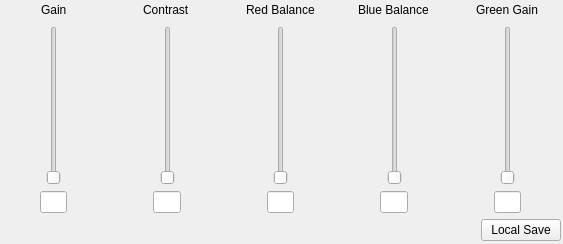
<?xml version="1.0" encoding="UTF-8"?>
<ui version="4.0">
 <class>KccCameraSettings</class>
 <widget class="QWidget" name="KccCameraSettings">
  <property name="geometry">
   <rect>
    <x>0</x>
    <y>0</y>
    <width>563</width>
    <height>244</height>
   </rect>
  </property>
  <property name="sizePolicy">
   <sizepolicy hsizetype="Fixed" vsizetype="Fixed">
    <horstretch>0</horstretch>
    <verstretch>0</verstretch>
   </sizepolicy>
  </property>
  <property name="windowTitle">
   <string>Form</string>
  </property>
  <widget class="QWidget" name="">
   <property name="geometry">
    <rect>
     <x>0</x>
     <y>0</y>
     <width>561</width>
     <height>241</height>
    </rect>
   </property>
   <layout class="QVBoxLayout" name="verticalLayout_6">
    <item>
     <layout class="QHBoxLayout" name="horizontalLayout_16">
      <item>
       <layout class="QVBoxLayout" name="verticalLayout">
        <item>
         <layout class="QHBoxLayout" name="horizontalLayout_2">
          <item>
           <spacer name="horizontalSpacer_4">
            <property name="orientation">
             <enum>Qt::Horizontal</enum>
            </property>
            <property name="sizeHint" stdset="0">
             <size>
              <width>40</width>
              <height>20</height>
             </size>
            </property>
           </spacer>
          </item>
          <item>
           <widget class="QLabel" name="label">
            <property name="text">
             <string>Gain</string>
            </property>
           </widget>
          </item>
          <item>
           <spacer name="horizontalSpacer_3">
            <property name="orientation">
             <enum>Qt::Horizontal</enum>
            </property>
            <property name="sizeHint" stdset="0">
             <size>
              <width>40</width>
              <height>20</height>
             </size>
            </property>
           </spacer>
          </item>
         </layout>
        </item>
        <item>
         <layout class="QHBoxLayout" name="horizontalLayout">
          <item>
           <spacer name="horizontalSpacer_2">
            <property name="orientation">
             <enum>Qt::Horizontal</enum>
            </property>
            <property name="sizeHint" stdset="0">
             <size>
              <width>40</width>
              <height>20</height>
             </size>
            </property>
           </spacer>
          </item>
          <item>
           <widget class="QSlider" name="gainSlider">
            <property name="maximum">
             <number>496</number>
            </property>
            <property name="orientation">
             <enum>Qt::Vertical</enum>
            </property>
           </widget>
          </item>
          <item>
           <spacer name="horizontalSpacer">
            <property name="orientation">
             <enum>Qt::Horizontal</enum>
            </property>
            <property name="sizeHint" stdset="0">
             <size>
              <width>40</width>
              <height>20</height>
             </size>
            </property>
           </spacer>
          </item>
         </layout>
        </item>
        <item>
         <layout class="QHBoxLayout" name="horizontalLayout_3">
          <item>
           <spacer name="horizontalSpacer_6">
            <property name="orientation">
             <enum>Qt::Horizontal</enum>
            </property>
            <property name="sizeHint" stdset="0">
             <size>
              <width>40</width>
              <height>20</height>
             </size>
            </property>
           </spacer>
          </item>
          <item>
           <widget class="QLineEdit" name="lineEdit">
            <property name="sizePolicy">
             <sizepolicy hsizetype="Maximum" vsizetype="Maximum">
              <horstretch>50</horstretch>
              <verstretch>50</verstretch>
             </sizepolicy>
            </property>
            <property name="alignment">
             <set>Qt::AlignCenter</set>
            </property>
           </widget>
          </item>
          <item>
           <spacer name="horizontalSpacer_5">
            <property name="orientation">
             <enum>Qt::Horizontal</enum>
            </property>
            <property name="sizeHint" stdset="0">
             <size>
              <width>40</width>
              <height>20</height>
             </size>
            </property>
           </spacer>
          </item>
         </layout>
        </item>
       </layout>
      </item>
      <item>
       <layout class="QVBoxLayout" name="verticalLayout_5">
        <item>
         <layout class="QHBoxLayout" name="horizontalLayout_15">
          <item>
           <spacer name="horizontalSpacer_27">
            <property name="orientation">
             <enum>Qt::Horizontal</enum>
            </property>
            <property name="sizeHint" stdset="0">
             <size>
              <width>40</width>
              <height>20</height>
             </size>
            </property>
           </spacer>
          </item>
          <item>
           <widget class="QLabel" name="label_4">
            <property name="text">
             <string>Contrast</string>
            </property>
           </widget>
          </item>
          <item>
           <spacer name="horizontalSpacer_28">
            <property name="orientation">
             <enum>Qt::Horizontal</enum>
            </property>
            <property name="sizeHint" stdset="0">
             <size>
              <width>40</width>
              <height>20</height>
             </size>
            </property>
           </spacer>
          </item>
         </layout>
        </item>
        <item>
         <layout class="QHBoxLayout" name="horizontalLayout_14">
          <item>
           <spacer name="horizontalSpacer_25">
            <property name="orientation">
             <enum>Qt::Horizontal</enum>
            </property>
            <property name="sizeHint" stdset="0">
             <size>
              <width>40</width>
              <height>20</height>
             </size>
            </property>
           </spacer>
          </item>
          <item>
           <widget class="QSlider" name="contrastSlider">
            <property name="maximum">
             <number>255</number>
            </property>
            <property name="orientation">
             <enum>Qt::Vertical</enum>
            </property>
           </widget>
          </item>
          <item>
           <spacer name="horizontalSpacer_26">
            <property name="orientation">
             <enum>Qt::Horizontal</enum>
            </property>
            <property name="sizeHint" stdset="0">
             <size>
              <width>40</width>
              <height>20</height>
             </size>
            </property>
           </spacer>
          </item>
         </layout>
        </item>
        <item>
         <layout class="QHBoxLayout" name="horizontalLayout_13">
          <item>
           <spacer name="horizontalSpacer_30">
            <property name="orientation">
             <enum>Qt::Horizontal</enum>
            </property>
            <property name="sizeHint" stdset="0">
             <size>
              <width>40</width>
              <height>20</height>
             </size>
            </property>
           </spacer>
          </item>
          <item>
           <widget class="QLineEdit" name="lineEdit_5">
            <property name="sizePolicy">
             <sizepolicy hsizetype="Maximum" vsizetype="Maximum">
              <horstretch>50</horstretch>
              <verstretch>50</verstretch>
             </sizepolicy>
            </property>
            <property name="alignment">
             <set>Qt::AlignCenter</set>
            </property>
           </widget>
          </item>
          <item>
           <spacer name="horizontalSpacer_29">
            <property name="orientation">
             <enum>Qt::Horizontal</enum>
            </property>
            <property name="sizeHint" stdset="0">
             <size>
              <width>40</width>
              <height>20</height>
             </size>
            </property>
           </spacer>
          </item>
         </layout>
        </item>
       </layout>
      </item>
      <item>
       <layout class="QVBoxLayout" name="verticalLayout_3">
        <item>
         <layout class="QHBoxLayout" name="horizontalLayout_8">
          <item>
           <spacer name="horizontalSpacer_15">
            <property name="orientation">
             <enum>Qt::Horizontal</enum>
            </property>
            <property name="sizeHint" stdset="0">
             <size>
              <width>40</width>
              <height>20</height>
             </size>
            </property>
           </spacer>
          </item>
          <item>
           <widget class="QLabel" name="label_3">
            <property name="text">
             <string>Red Balance</string>
            </property>
           </widget>
          </item>
          <item>
           <spacer name="horizontalSpacer_16">
            <property name="orientation">
             <enum>Qt::Horizontal</enum>
            </property>
            <property name="sizeHint" stdset="0">
             <size>
              <width>40</width>
              <height>20</height>
             </size>
            </property>
           </spacer>
          </item>
         </layout>
        </item>
        <item>
         <layout class="QHBoxLayout" name="horizontalLayout_7">
          <item>
           <spacer name="horizontalSpacer_13">
            <property name="orientation">
             <enum>Qt::Horizontal</enum>
            </property>
            <property name="sizeHint" stdset="0">
             <size>
              <width>40</width>
              <height>20</height>
             </size>
            </property>
           </spacer>
          </item>
          <item>
           <widget class="QSlider" name="redBalanceSlider">
            <property name="maximum">
             <number>255</number>
            </property>
            <property name="orientation">
             <enum>Qt::Vertical</enum>
            </property>
           </widget>
          </item>
          <item>
           <spacer name="horizontalSpacer_14">
            <property name="orientation">
             <enum>Qt::Horizontal</enum>
            </property>
            <property name="sizeHint" stdset="0">
             <size>
              <width>40</width>
              <height>20</height>
             </size>
            </property>
           </spacer>
          </item>
         </layout>
        </item>
        <item>
         <layout class="QHBoxLayout" name="horizontalLayout_9">
          <item>
           <spacer name="horizontalSpacer_17">
            <property name="orientation">
             <enum>Qt::Horizontal</enum>
            </property>
            <property name="sizeHint" stdset="0">
             <size>
              <width>40</width>
              <height>20</height>
             </size>
            </property>
           </spacer>
          </item>
          <item>
           <widget class="QLineEdit" name="lineEdit_3">
            <property name="sizePolicy">
             <sizepolicy hsizetype="Maximum" vsizetype="Maximum">
              <horstretch>50</horstretch>
              <verstretch>50</verstretch>
             </sizepolicy>
            </property>
            <property name="alignment">
             <set>Qt::AlignCenter</set>
            </property>
           </widget>
          </item>
          <item>
           <spacer name="horizontalSpacer_18">
            <property name="orientation">
             <enum>Qt::Horizontal</enum>
            </property>
            <property name="sizeHint" stdset="0">
             <size>
              <width>40</width>
              <height>20</height>
             </size>
            </property>
           </spacer>
          </item>
         </layout>
        </item>
       </layout>
      </item>
      <item>
       <layout class="QVBoxLayout" name="verticalLayout_4">
        <item>
         <layout class="QHBoxLayout" name="horizontalLayout_10">
          <item>
           <spacer name="horizontalSpacer_20">
            <property name="orientation">
             <enum>Qt::Horizontal</enum>
            </property>
            <property name="sizeHint" stdset="0">
             <size>
              <width>40</width>
              <height>20</height>
             </size>
            </property>
           </spacer>
          </item>
          <item>
           <widget class="QLabel" name="label_2">
            <property name="text">
             <string>Blue Balance</string>
            </property>
           </widget>
          </item>
          <item>
           <spacer name="horizontalSpacer_21">
            <property name="orientation">
             <enum>Qt::Horizontal</enum>
            </property>
            <property name="sizeHint" stdset="0">
             <size>
              <width>40</width>
              <height>20</height>
             </size>
            </property>
           </spacer>
          </item>
         </layout>
        </item>
        <item>
         <layout class="QHBoxLayout" name="horizontalLayout_11">
          <item>
           <spacer name="horizontalSpacer_19">
            <property name="orientation">
             <enum>Qt::Horizontal</enum>
            </property>
            <property name="sizeHint" stdset="0">
             <size>
              <width>40</width>
              <height>20</height>
             </size>
            </property>
           </spacer>
          </item>
          <item>
           <widget class="QSlider" name="blueBalanceSlider">
            <property name="maximum">
             <number>255</number>
            </property>
            <property name="orientation">
             <enum>Qt::Vertical</enum>
            </property>
           </widget>
          </item>
          <item>
           <spacer name="horizontalSpacer_22">
            <property name="orientation">
             <enum>Qt::Horizontal</enum>
            </property>
            <property name="sizeHint" stdset="0">
             <size>
              <width>40</width>
              <height>20</height>
             </size>
            </property>
           </spacer>
          </item>
         </layout>
        </item>
        <item>
         <layout class="QHBoxLayout" name="horizontalLayout_12">
          <item>
           <spacer name="horizontalSpacer_23">
            <property name="orientation">
             <enum>Qt::Horizontal</enum>
            </property>
            <property name="sizeHint" stdset="0">
             <size>
              <width>40</width>
              <height>20</height>
             </size>
            </property>
           </spacer>
          </item>
          <item>
           <widget class="QLineEdit" name="lineEdit_4">
            <property name="sizePolicy">
             <sizepolicy hsizetype="Maximum" vsizetype="Maximum">
              <horstretch>50</horstretch>
              <verstretch>0</verstretch>
             </sizepolicy>
            </property>
            <property name="alignment">
             <set>Qt::AlignCenter</set>
            </property>
           </widget>
          </item>
          <item>
           <spacer name="horizontalSpacer_24">
            <property name="orientation">
             <enum>Qt::Horizontal</enum>
            </property>
            <property name="sizeHint" stdset="0">
             <size>
              <width>40</width>
              <height>20</height>
             </size>
            </property>
           </spacer>
          </item>
         </layout>
        </item>
       </layout>
      </item>
      <item>
       <layout class="QVBoxLayout" name="verticalLayout_2">
        <item>
         <layout class="QHBoxLayout" name="horizontalLayout_5">
          <item>
           <spacer name="horizontalSpacer_8">
            <property name="orientation">
             <enum>Qt::Horizontal</enum>
            </property>
            <property name="sizeHint" stdset="0">
             <size>
              <width>40</width>
              <height>20</height>
             </size>
            </property>
           </spacer>
          </item>
          <item>
           <widget class="QLabel" name="label_5">
            <property name="text">
             <string>Green Gain</string>
            </property>
           </widget>
          </item>
          <item>
           <spacer name="horizontalSpacer_7">
            <property name="orientation">
             <enum>Qt::Horizontal</enum>
            </property>
            <property name="sizeHint" stdset="0">
             <size>
              <width>40</width>
              <height>20</height>
             </size>
            </property>
           </spacer>
          </item>
         </layout>
        </item>
        <item>
         <layout class="QHBoxLayout" name="horizontalLayout_4">
          <item>
           <spacer name="horizontalSpacer_9">
            <property name="orientation">
             <enum>Qt::Horizontal</enum>
            </property>
            <property name="sizeHint" stdset="0">
             <size>
              <width>40</width>
              <height>20</height>
             </size>
            </property>
           </spacer>
          </item>
          <item>
           <widget class="QSlider" name="greenGainSlider">
            <property name="maximum">
             <number>255</number>
            </property>
            <property name="orientation">
             <enum>Qt::Vertical</enum>
            </property>
           </widget>
          </item>
          <item>
           <spacer name="horizontalSpacer_10">
            <property name="orientation">
             <enum>Qt::Horizontal</enum>
            </property>
            <property name="sizeHint" stdset="0">
             <size>
              <width>40</width>
              <height>20</height>
             </size>
            </property>
           </spacer>
          </item>
         </layout>
        </item>
        <item>
         <layout class="QHBoxLayout" name="horizontalLayout_6">
          <item>
           <spacer name="horizontalSpacer_11">
            <property name="orientation">
             <enum>Qt::Horizontal</enum>
            </property>
            <property name="sizeHint" stdset="0">
             <size>
              <width>40</width>
              <height>20</height>
             </size>
            </property>
           </spacer>
          </item>
          <item>
           <widget class="QLineEdit" name="greenGainValue">
            <property name="enabled">
             <bool>true</bool>
            </property>
            <property name="sizePolicy">
             <sizepolicy hsizetype="Expanding" vsizetype="Maximum">
              <horstretch>100</horstretch>
              <verstretch>100</verstretch>
             </sizepolicy>
            </property>
            <property name="text">
             <string/>
            </property>
            <property name="alignment">
             <set>Qt::AlignCenter</set>
            </property>
           </widget>
          </item>
          <item>
           <spacer name="horizontalSpacer_12">
            <property name="orientation">
             <enum>Qt::Horizontal</enum>
            </property>
            <property name="sizeHint" stdset="0">
             <size>
              <width>40</width>
              <height>20</height>
             </size>
            </property>
           </spacer>
          </item>
         </layout>
        </item>
       </layout>
      </item>
     </layout>
    </item>
    <item>
     <layout class="QHBoxLayout" name="horizontalLayout_17">
      <item>
       <spacer name="horizontalSpacer_31">
        <property name="orientation">
         <enum>Qt::Horizontal</enum>
        </property>
        <property name="sizeHint" stdset="0">
         <size>
          <width>40</width>
          <height>20</height>
         </size>
        </property>
       </spacer>
      </item>
      <item>
       <widget class="QPushButton" name="pbSave">
        <property name="text">
         <string>Local Save</string>
        </property>
       </widget>
      </item>
     </layout>
    </item>
   </layout>
  </widget>
 </widget>
 <resources/>
 <connections/>
</ui>
